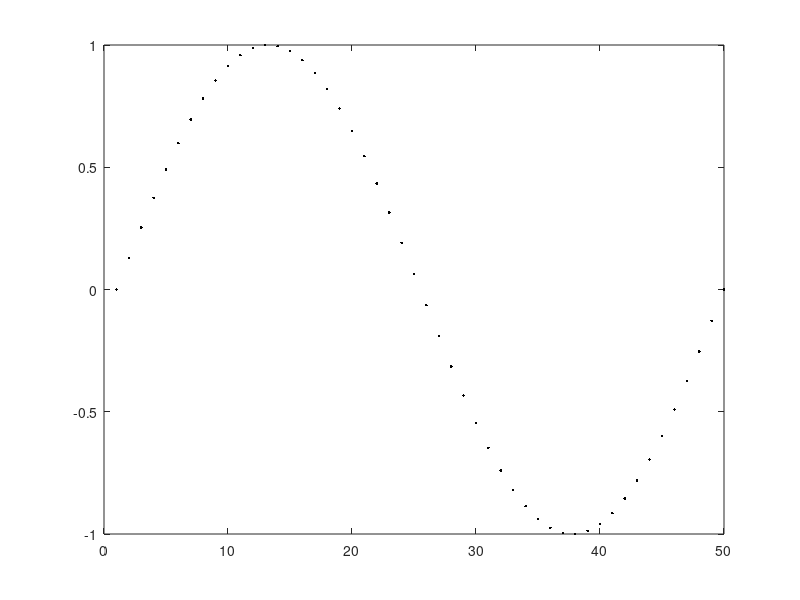

Write MATLAB code to recreate this figure. (Note: this script raises an error after producing the figure.)
function [] = sin_interpolation( )
    ab = linspace(0, 2*pi, 50);
    %xi = pi*[0, 1, 2];
    xi = linspace(0, 2*pi, 4);
    
    plot(sin(ab), '.k'); %black
    hold on;
    plot(newton(xi, sin(xi), ab), 'r'); %red
    hold on;
    plot(lagrange(xi, sin(xi), ab), 'b'); %blue
    legend('sin', 'newton', 'lagrange');
end
